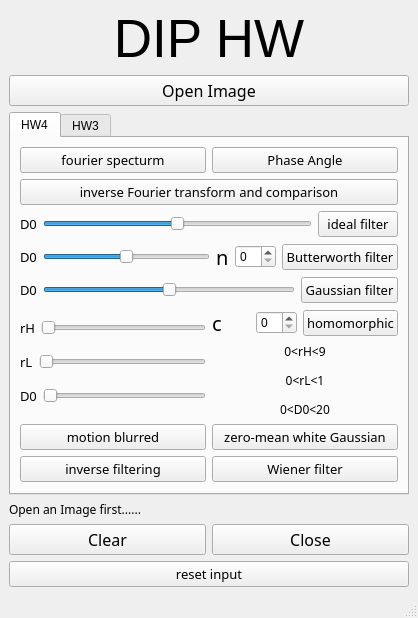
<?xml version="1.0" encoding="UTF-8"?>
<ui version="4.0">
 <class>diphw</class>
 <widget class="QMainWindow" name="diphw">
  <property name="enabled">
   <bool>true</bool>
  </property>
  <property name="geometry">
   <rect>
    <x>0</x>
    <y>0</y>
    <width>377</width>
    <height>610</height>
   </rect>
  </property>
  <property name="sizePolicy">
   <sizepolicy hsizetype="Preferred" vsizetype="Preferred">
    <horstretch>0</horstretch>
    <verstretch>0</verstretch>
   </sizepolicy>
  </property>
  <property name="windowTitle">
   <string>diphw</string>
  </property>
  <property name="animated">
   <bool>true</bool>
  </property>
  <widget class="QWidget" name="centralwidget">
   <property name="enabled">
    <bool>true</bool>
   </property>
   <property name="sizePolicy">
    <sizepolicy hsizetype="Preferred" vsizetype="Preferred">
     <horstretch>0</horstretch>
     <verstretch>0</verstretch>
    </sizepolicy>
   </property>
   <layout class="QVBoxLayout" name="verticalLayout_6">
    <item>
     <widget class="QLabel" name="label_2">
      <property name="font">
       <font>
        <pointsize>40</pointsize>
        <weight>50</weight>
        <bold>false</bold>
       </font>
      </property>
      <property name="text">
       <string>DIP HW</string>
      </property>
      <property name="alignment">
       <set>Qt::AlignCenter</set>
      </property>
     </widget>
    </item>
    <item>
     <widget class="QPushButton" name="openButton">
      <property name="sizePolicy">
       <sizepolicy hsizetype="Minimum" vsizetype="Preferred">
        <horstretch>0</horstretch>
        <verstretch>0</verstretch>
       </sizepolicy>
      </property>
      <property name="minimumSize">
       <size>
        <width>0</width>
        <height>0</height>
       </size>
      </property>
      <property name="maximumSize">
       <size>
        <width>16777215</width>
        <height>60</height>
       </size>
      </property>
      <property name="font">
       <font>
        <family>Fira Code</family>
        <pointsize>12</pointsize>
       </font>
      </property>
      <property name="text">
       <string>Open Image</string>
      </property>
     </widget>
    </item>
    <item>
     <widget class="QTabWidget" name="tabWidget">
      <property name="currentIndex">
       <number>0</number>
      </property>
      <widget class="QWidget" name="tab_2">
       <attribute name="title">
        <string>HW4</string>
       </attribute>
       <layout class="QVBoxLayout" name="verticalLayout_5">
        <item>
         <layout class="QHBoxLayout" name="horizontalLayout_4">
          <item>
           <widget class="QPushButton" name="showFSButton">
            <property name="font">
             <font>
              <family>Fira Code</family>
              <pointsize>10</pointsize>
              <weight>50</weight>
              <bold>false</bold>
             </font>
            </property>
            <property name="text">
             <string>fourier specturm</string>
            </property>
           </widget>
          </item>
          <item>
           <widget class="QPushButton" name="showPASButton">
            <property name="font">
             <font>
              <family>Fira Code</family>
              <pointsize>10</pointsize>
              <weight>50</weight>
              <bold>false</bold>
             </font>
            </property>
            <property name="text">
             <string>Phase Angle</string>
            </property>
           </widget>
          </item>
         </layout>
        </item>
        <item>
         <widget class="QPushButton" name="ifftButton">
          <property name="font">
           <font>
            <family>Fira Code</family>
            <pointsize>10</pointsize>
            <weight>50</weight>
            <bold>false</bold>
           </font>
          </property>
          <property name="text">
           <string>inverse Fourier transform and comparison</string>
          </property>
         </widget>
        </item>
        <item>
         <layout class="QHBoxLayout" name="horizontalLayout_10">
          <item>
           <widget class="QLabel" name="label_7">
            <property name="sizePolicy">
             <sizepolicy hsizetype="Preferred" vsizetype="Fixed">
              <horstretch>0</horstretch>
              <verstretch>0</verstretch>
             </sizepolicy>
            </property>
            <property name="font">
             <font>
              <family>Fira Code</family>
              <pointsize>10</pointsize>
             </font>
            </property>
            <property name="text">
             <string>D0</string>
            </property>
           </widget>
          </item>
          <item>
           <widget class="QSlider" name="idealD0">
            <property name="sizePolicy">
             <sizepolicy hsizetype="Expanding" vsizetype="Fixed">
              <horstretch>0</horstretch>
              <verstretch>0</verstretch>
             </sizepolicy>
            </property>
            <property name="minimum">
             <number>-99</number>
            </property>
            <property name="value">
             <number>0</number>
            </property>
            <property name="sliderPosition">
             <number>0</number>
            </property>
            <property name="tracking">
             <bool>true</bool>
            </property>
            <property name="orientation">
             <enum>Qt::Horizontal</enum>
            </property>
            <property name="tickPosition">
             <enum>QSlider::NoTicks</enum>
            </property>
           </widget>
          </item>
          <item>
           <widget class="QPushButton" name="idealButton">
            <property name="sizePolicy">
             <sizepolicy hsizetype="Minimum" vsizetype="Fixed">
              <horstretch>0</horstretch>
              <verstretch>0</verstretch>
             </sizepolicy>
            </property>
            <property name="font">
             <font>
              <family>Fira Code</family>
              <pointsize>10</pointsize>
              <weight>50</weight>
              <bold>false</bold>
             </font>
            </property>
            <property name="text">
             <string>ideal filter</string>
            </property>
           </widget>
          </item>
         </layout>
        </item>
        <item>
         <layout class="QHBoxLayout" name="horizontalLayout_8">
          <item>
           <widget class="QLabel" name="label_5">
            <property name="font">
             <font>
              <family>Fira Code</family>
              <pointsize>10</pointsize>
             </font>
            </property>
            <property name="text">
             <string>D0</string>
            </property>
           </widget>
          </item>
          <item>
           <widget class="QSlider" name="butterD0">
            <property name="sizePolicy">
             <sizepolicy hsizetype="Expanding" vsizetype="Fixed">
              <horstretch>0</horstretch>
              <verstretch>0</verstretch>
             </sizepolicy>
            </property>
            <property name="minimum">
             <number>-99</number>
            </property>
            <property name="pageStep">
             <number>10</number>
            </property>
            <property name="tracking">
             <bool>true</bool>
            </property>
            <property name="orientation">
             <enum>Qt::Horizontal</enum>
            </property>
           </widget>
          </item>
          <item>
           <widget class="QLabel" name="label_8">
            <property name="font">
             <font>
              <family>Fira Code</family>
              <pointsize>15</pointsize>
             </font>
            </property>
            <property name="text">
             <string>n</string>
            </property>
           </widget>
          </item>
          <item>
           <widget class="QSpinBox" name="butternBox"/>
          </item>
          <item>
           <widget class="QPushButton" name="butterButton">
            <property name="font">
             <font>
              <family>Fira Code</family>
              <pointsize>10</pointsize>
              <weight>50</weight>
              <bold>false</bold>
             </font>
            </property>
            <property name="text">
             <string>Butterworth filter</string>
            </property>
           </widget>
          </item>
         </layout>
        </item>
        <item>
         <layout class="QHBoxLayout" name="horizontalLayout_7">
          <item>
           <widget class="QLabel" name="label_4">
            <property name="font">
             <font>
              <family>Fira Code</family>
              <pointsize>10</pointsize>
             </font>
            </property>
            <property name="text">
             <string>D0</string>
            </property>
           </widget>
          </item>
          <item>
           <widget class="QSlider" name="GaussD0">
            <property name="minimum">
             <number>-99</number>
            </property>
            <property name="maximum">
             <number>99</number>
            </property>
            <property name="tracking">
             <bool>true</bool>
            </property>
            <property name="orientation">
             <enum>Qt::Horizontal</enum>
            </property>
           </widget>
          </item>
          <item>
           <widget class="QPushButton" name="GaussButton">
            <property name="font">
             <font>
              <family>Fira Code</family>
              <pointsize>10</pointsize>
              <weight>50</weight>
              <bold>false</bold>
             </font>
            </property>
            <property name="text">
             <string>Gaussian filter</string>
            </property>
           </widget>
          </item>
         </layout>
        </item>
        <item>
         <layout class="QHBoxLayout" name="horizontalLayout_13">
          <property name="sizeConstraint">
           <enum>QLayout::SetDefaultConstraint</enum>
          </property>
          <item>
           <layout class="QVBoxLayout" name="verticalLayout">
            <item>
             <layout class="QHBoxLayout" name="horizontalLayout_12">
              <item>
               <widget class="QLabel" name="label_13">
                <property name="sizePolicy">
                 <sizepolicy hsizetype="Fixed" vsizetype="Preferred">
                  <horstretch>0</horstretch>
                  <verstretch>0</verstretch>
                 </sizepolicy>
                </property>
                <property name="font">
                 <font>
                  <family>Fira Code</family>
                  <pointsize>10</pointsize>
                 </font>
                </property>
                <property name="text">
                 <string>rH</string>
                </property>
               </widget>
              </item>
              <item>
               <widget class="QSlider" name="homorH">
                <property name="sizePolicy">
                 <sizepolicy hsizetype="Preferred" vsizetype="Fixed">
                  <horstretch>0</horstretch>
                  <verstretch>0</verstretch>
                 </sizepolicy>
                </property>
                <property name="minimum">
                 <number>0</number>
                </property>
                <property name="orientation">
                 <enum>Qt::Horizontal</enum>
                </property>
               </widget>
              </item>
             </layout>
            </item>
            <item>
             <layout class="QHBoxLayout" name="horizontalLayout_11">
              <item>
               <widget class="QLabel" name="label_12">
                <property name="sizePolicy">
                 <sizepolicy hsizetype="Fixed" vsizetype="Preferred">
                  <horstretch>0</horstretch>
                  <verstretch>0</verstretch>
                 </sizepolicy>
                </property>
                <property name="font">
                 <font>
                  <family>Fira Code</family>
                  <pointsize>10</pointsize>
                 </font>
                </property>
                <property name="text">
                 <string>rL</string>
                </property>
               </widget>
              </item>
              <item>
               <widget class="QSlider" name="homorL">
                <property name="sizePolicy">
                 <sizepolicy hsizetype="Preferred" vsizetype="Fixed">
                  <horstretch>0</horstretch>
                  <verstretch>0</verstretch>
                 </sizepolicy>
                </property>
                <property name="orientation">
                 <enum>Qt::Horizontal</enum>
                </property>
               </widget>
              </item>
             </layout>
            </item>
            <item>
             <layout class="QHBoxLayout" name="horizontalLayout_6">
              <item>
               <widget class="QLabel" name="label_11">
                <property name="sizePolicy">
                 <sizepolicy hsizetype="Fixed" vsizetype="Preferred">
                  <horstretch>0</horstretch>
                  <verstretch>0</verstretch>
                 </sizepolicy>
                </property>
                <property name="font">
                 <font>
                  <family>Fira Code</family>
                  <pointsize>10</pointsize>
                 </font>
                </property>
                <property name="text">
                 <string>D0</string>
                </property>
               </widget>
              </item>
              <item>
               <widget class="QSlider" name="homoD0">
                <property name="sizePolicy">
                 <sizepolicy hsizetype="Preferred" vsizetype="Fixed">
                  <horstretch>0</horstretch>
                  <verstretch>0</verstretch>
                 </sizepolicy>
                </property>
                <property name="maximum">
                 <number>20</number>
                </property>
                <property name="orientation">
                 <enum>Qt::Horizontal</enum>
                </property>
               </widget>
              </item>
             </layout>
            </item>
           </layout>
          </item>
          <item>
           <layout class="QVBoxLayout" name="verticalLayout_7">
            <item>
             <layout class="QHBoxLayout" name="horizontalLayout_9">
              <property name="bottomMargin">
               <number>0</number>
              </property>
              <item>
               <widget class="QLabel" name="label_6">
                <property name="sizePolicy">
                 <sizepolicy hsizetype="Preferred" vsizetype="Fixed">
                  <horstretch>0</horstretch>
                  <verstretch>0</verstretch>
                 </sizepolicy>
                </property>
                <property name="font">
                 <font>
                  <family>Fira Code</family>
                  <pointsize>15</pointsize>
                 </font>
                </property>
                <property name="text">
                 <string>c</string>
                </property>
               </widget>
              </item>
              <item>
               <widget class="QSpinBox" name="homoC"/>
              </item>
              <item>
               <widget class="QPushButton" name="homoButton">
                <property name="sizePolicy">
                 <sizepolicy hsizetype="Preferred" vsizetype="Fixed">
                  <horstretch>0</horstretch>
                  <verstretch>0</verstretch>
                 </sizepolicy>
                </property>
                <property name="font">
                 <font>
                  <family>Fira Code</family>
                  <pointsize>10</pointsize>
                  <weight>50</weight>
                  <bold>false</bold>
                 </font>
                </property>
                <property name="text">
                 <string>homomorphic</string>
                </property>
               </widget>
              </item>
             </layout>
            </item>
            <item>
             <widget class="QLabel" name="label_9">
              <property name="sizePolicy">
               <sizepolicy hsizetype="Preferred" vsizetype="Fixed">
                <horstretch>0</horstretch>
                <verstretch>0</verstretch>
               </sizepolicy>
              </property>
              <property name="font">
               <font>
                <family>Fira Code</family>
                <pointsize>9</pointsize>
                <strikeout>false</strikeout>
                <kerning>true</kerning>
               </font>
              </property>
              <property name="text">
               <string>&lt;html&gt;&lt;head/&gt;&lt;body&gt;&lt;p&gt;0&amp;lt;rH&amp;lt;9&lt;/p&gt;&lt;p&gt;0&amp;lt;rL&amp;lt;1&lt;/p&gt;&lt;p&gt;0&amp;lt;D0&amp;lt;20&lt;/p&gt;&lt;/body&gt;&lt;/html&gt;</string>
              </property>
              <property name="textFormat">
               <enum>Qt::RichText</enum>
              </property>
              <property name="alignment">
               <set>Qt::AlignCenter</set>
              </property>
              <property name="wordWrap">
               <bool>false</bool>
              </property>
             </widget>
            </item>
           </layout>
          </item>
         </layout>
        </item>
        <item>
         <layout class="QHBoxLayout" name="horizontalLayout_14">
          <item>
           <widget class="QPushButton" name="motionButton">
            <property name="font">
             <font>
              <family>Fira Code</family>
              <pointsize>10</pointsize>
              <weight>50</weight>
              <bold>false</bold>
             </font>
            </property>
            <property name="text">
             <string>motion blurred</string>
            </property>
           </widget>
          </item>
          <item>
           <widget class="QPushButton" name="gNosieButton">
            <property name="font">
             <font>
              <family>Fira Code</family>
              <pointsize>10</pointsize>
              <weight>50</weight>
              <bold>false</bold>
             </font>
            </property>
            <property name="text">
             <string>zero-mean white Gaussian</string>
            </property>
           </widget>
          </item>
         </layout>
        </item>
        <item>
         <layout class="QHBoxLayout" name="horizontalLayout_15">
          <item>
           <widget class="QPushButton" name="invFilButton">
            <property name="font">
             <font>
              <family>Fira Code</family>
              <pointsize>10</pointsize>
              <weight>50</weight>
              <bold>false</bold>
             </font>
            </property>
            <property name="text">
             <string>inverse filtering</string>
            </property>
           </widget>
          </item>
          <item>
           <widget class="QPushButton" name="wieFilButton">
            <property name="font">
             <font>
              <family>Fira Code</family>
              <pointsize>10</pointsize>
              <weight>50</weight>
              <bold>false</bold>
             </font>
            </property>
            <property name="text">
             <string>Wiener filter</string>
            </property>
           </widget>
          </item>
         </layout>
        </item>
       </layout>
      </widget>
      <widget class="QWidget" name="tab">
       <attribute name="title">
        <string>HW3</string>
       </attribute>
       <layout class="QVBoxLayout" name="verticalLayout_4">
        <item>
         <layout class="QHBoxLayout" name="horizontalLayout">
          <item>
           <layout class="QVBoxLayout" name="verticalLayout_2">
            <item>
             <widget class="QComboBox" name="matrixBox">
              <property name="sizePolicy">
               <sizepolicy hsizetype="Preferred" vsizetype="Fixed">
                <horstretch>0</horstretch>
                <verstretch>0</verstretch>
               </sizepolicy>
              </property>
              <property name="font">
               <font>
                <pointsize>12</pointsize>
               </font>
              </property>
              <item>
               <property name="text">
                <string>choose kernel</string>
               </property>
              </item>
              <item>
               <property name="text">
                <string>box kernel</string>
               </property>
              </item>
              <item>
               <property name="text">
                <string>Gaussian sigma=1</string>
               </property>
              </item>
              <item>
               <property name="text">
                <string>Gaussian sigma=2</string>
               </property>
              </item>
              <item>
               <property name="text">
                <string>Laplacian of Gaussian</string>
               </property>
              </item>
              <item>
               <property name="text">
                <string>Sobel</string>
               </property>
              </item>
              <item>
               <property name="text">
                <string>max</string>
               </property>
              </item>
              <item>
               <property name="text">
                <string>median</string>
               </property>
              </item>
              <item>
               <property name="text">
                <string>min</string>
               </property>
              </item>
             </widget>
            </item>
            <item>
             <widget class="QComboBox" name="sizeBox">
              <property name="sizePolicy">
               <sizepolicy hsizetype="Preferred" vsizetype="Fixed">
                <horstretch>0</horstretch>
                <verstretch>0</verstretch>
               </sizepolicy>
              </property>
              <property name="font">
               <font>
                <pointsize>12</pointsize>
               </font>
              </property>
              <item>
               <property name="text">
                <string>select size</string>
               </property>
              </item>
              <item>
               <property name="text">
                <string>3x3</string>
               </property>
              </item>
              <item>
               <property name="text">
                <string>5x5</string>
               </property>
              </item>
              <item>
               <property name="text">
                <string>7x7</string>
               </property>
              </item>
              <item>
               <property name="text">
                <string>9x9</string>
               </property>
              </item>
              <item>
               <property name="text">
                <string>11x11</string>
               </property>
              </item>
              <item>
               <property name="text">
                <string>21x21</string>
               </property>
              </item>
              <item>
               <property name="text">
                <string>25x25</string>
               </property>
              </item>
              <item>
               <property name="text">
                <string>43x43</string>
               </property>
              </item>
              <item>
               <property name="text">
                <string>85x85</string>
               </property>
              </item>
             </widget>
            </item>
           </layout>
          </item>
          <item>
           <layout class="QVBoxLayout" name="verticalLayout_3">
            <item>
             <widget class="QPushButton" name="convButton">
              <property name="sizePolicy">
               <sizepolicy hsizetype="Minimum" vsizetype="Preferred">
                <horstretch>0</horstretch>
                <verstretch>0</verstretch>
               </sizepolicy>
              </property>
              <property name="maximumSize">
               <size>
                <width>200</width>
                <height>35</height>
               </size>
              </property>
              <property name="font">
               <font>
                <pointsize>12</pointsize>
               </font>
              </property>
              <property name="text">
               <string>Convolution</string>
              </property>
             </widget>
            </item>
            <item>
             <widget class="QPushButton" name="zcButton">
              <property name="sizePolicy">
               <sizepolicy hsizetype="Minimum" vsizetype="Preferred">
                <horstretch>0</horstretch>
                <verstretch>0</verstretch>
               </sizepolicy>
              </property>
              <property name="maximumSize">
               <size>
                <width>200</width>
                <height>35</height>
               </size>
              </property>
              <property name="font">
               <font>
                <pointsize>12</pointsize>
               </font>
              </property>
              <property name="text">
               <string>Zero-Corssing</string>
              </property>
             </widget>
            </item>
            <item>
             <layout class="QHBoxLayout" name="horizontalLayout_3">
              <item>
               <widget class="QLabel" name="label_3">
                <property name="maximumSize">
                 <size>
                  <width>50</width>
                  <height>16777215</height>
                 </size>
                </property>
                <property name="font">
                 <font>
                  <pointsize>10</pointsize>
                 </font>
                </property>
                <property name="text">
                 <string>Threshold</string>
                </property>
               </widget>
              </item>
              <item>
               <widget class="QSlider" name="thresSlider">
                <property name="maximumSize">
                 <size>
                  <width>150</width>
                  <height>16777215</height>
                 </size>
                </property>
                <property name="maximum">
                 <number>99</number>
                </property>
                <property name="singleStep">
                 <number>1</number>
                </property>
                <property name="sliderPosition">
                 <number>0</number>
                </property>
                <property name="orientation">
                 <enum>Qt::Horizontal</enum>
                </property>
               </widget>
              </item>
             </layout>
            </item>
           </layout>
          </item>
         </layout>
        </item>
        <item>
         <widget class="QLabel" name="label">
          <property name="sizePolicy">
           <sizepolicy hsizetype="Preferred" vsizetype="Minimum">
            <horstretch>0</horstretch>
            <verstretch>0</verstretch>
           </sizepolicy>
          </property>
          <property name="minimumSize">
           <size>
            <width>0</width>
            <height>0</height>
           </size>
          </property>
          <property name="maximumSize">
           <size>
            <width>16777215</width>
            <height>20</height>
           </size>
          </property>
          <property name="font">
           <font>
            <pointsize>12</pointsize>
            <weight>50</weight>
            <bold>false</bold>
           </font>
          </property>
          <property name="text">
           <string>Selected kernel (only showing 3x3 around the center)</string>
          </property>
          <property name="alignment">
           <set>Qt::AlignCenter</set>
          </property>
         </widget>
        </item>
        <item>
         <layout class="QHBoxLayout" name="horizontalLayout_5">
          <item>
           <spacer name="horizontalSpacer_2">
            <property name="orientation">
             <enum>Qt::Horizontal</enum>
            </property>
            <property name="sizeType">
             <enum>QSizePolicy::Expanding</enum>
            </property>
            <property name="sizeHint" stdset="0">
             <size>
              <width>40</width>
              <height>20</height>
             </size>
            </property>
           </spacer>
          </item>
          <item>
           <layout class="QGridLayout" name="gridLayout">
            <item row="2" column="0">
             <widget class="QLabel" name="m31">
              <property name="sizePolicy">
               <sizepolicy hsizetype="Preferred" vsizetype="Minimum">
                <horstretch>0</horstretch>
                <verstretch>0</verstretch>
               </sizepolicy>
              </property>
              <property name="minimumSize">
               <size>
                <width>40</width>
                <height>40</height>
               </size>
              </property>
              <property name="maximumSize">
               <size>
                <width>40</width>
                <height>40</height>
               </size>
              </property>
              <property name="frameShape">
               <enum>QFrame::Box</enum>
              </property>
              <property name="text">
               <string>0</string>
              </property>
              <property name="alignment">
               <set>Qt::AlignCenter</set>
              </property>
             </widget>
            </item>
            <item row="2" column="1">
             <widget class="QLabel" name="m32">
              <property name="sizePolicy">
               <sizepolicy hsizetype="Preferred" vsizetype="Minimum">
                <horstretch>0</horstretch>
                <verstretch>0</verstretch>
               </sizepolicy>
              </property>
              <property name="minimumSize">
               <size>
                <width>40</width>
                <height>40</height>
               </size>
              </property>
              <property name="maximumSize">
               <size>
                <width>40</width>
                <height>40</height>
               </size>
              </property>
              <property name="frameShape">
               <enum>QFrame::Box</enum>
              </property>
              <property name="text">
               <string>0</string>
              </property>
              <property name="alignment">
               <set>Qt::AlignCenter</set>
              </property>
              <property name="wordWrap">
               <bool>false</bool>
              </property>
             </widget>
            </item>
            <item row="1" column="0">
             <widget class="QLabel" name="m21">
              <property name="sizePolicy">
               <sizepolicy hsizetype="Preferred" vsizetype="Minimum">
                <horstretch>0</horstretch>
                <verstretch>0</verstretch>
               </sizepolicy>
              </property>
              <property name="minimumSize">
               <size>
                <width>40</width>
                <height>40</height>
               </size>
              </property>
              <property name="maximumSize">
               <size>
                <width>40</width>
                <height>40</height>
               </size>
              </property>
              <property name="frameShape">
               <enum>QFrame::Box</enum>
              </property>
              <property name="text">
               <string>0</string>
              </property>
              <property name="alignment">
               <set>Qt::AlignCenter</set>
              </property>
             </widget>
            </item>
            <item row="1" column="1">
             <widget class="QLabel" name="m22">
              <property name="sizePolicy">
               <sizepolicy hsizetype="Preferred" vsizetype="Minimum">
                <horstretch>0</horstretch>
                <verstretch>0</verstretch>
               </sizepolicy>
              </property>
              <property name="minimumSize">
               <size>
                <width>40</width>
                <height>40</height>
               </size>
              </property>
              <property name="maximumSize">
               <size>
                <width>40</width>
                <height>40</height>
               </size>
              </property>
              <property name="frameShape">
               <enum>QFrame::Box</enum>
              </property>
              <property name="text">
               <string>0</string>
              </property>
              <property name="alignment">
               <set>Qt::AlignCenter</set>
              </property>
             </widget>
            </item>
            <item row="2" column="2">
             <widget class="QLabel" name="m33">
              <property name="sizePolicy">
               <sizepolicy hsizetype="Preferred" vsizetype="Minimum">
                <horstretch>0</horstretch>
                <verstretch>0</verstretch>
               </sizepolicy>
              </property>
              <property name="minimumSize">
               <size>
                <width>40</width>
                <height>40</height>
               </size>
              </property>
              <property name="maximumSize">
               <size>
                <width>40</width>
                <height>40</height>
               </size>
              </property>
              <property name="frameShape">
               <enum>QFrame::Box</enum>
              </property>
              <property name="text">
               <string>0</string>
              </property>
              <property name="alignment">
               <set>Qt::AlignCenter</set>
              </property>
             </widget>
            </item>
            <item row="0" column="0">
             <widget class="QLabel" name="m11">
              <property name="sizePolicy">
               <sizepolicy hsizetype="Preferred" vsizetype="Minimum">
                <horstretch>0</horstretch>
                <verstretch>0</verstretch>
               </sizepolicy>
              </property>
              <property name="minimumSize">
               <size>
                <width>40</width>
                <height>40</height>
               </size>
              </property>
              <property name="maximumSize">
               <size>
                <width>40</width>
                <height>40</height>
               </size>
              </property>
              <property name="frameShape">
               <enum>QFrame::Box</enum>
              </property>
              <property name="text">
               <string>0</string>
              </property>
              <property name="alignment">
               <set>Qt::AlignCenter</set>
              </property>
             </widget>
            </item>
            <item row="0" column="2">
             <widget class="QLabel" name="m13">
              <property name="sizePolicy">
               <sizepolicy hsizetype="Preferred" vsizetype="Minimum">
                <horstretch>0</horstretch>
                <verstretch>0</verstretch>
               </sizepolicy>
              </property>
              <property name="minimumSize">
               <size>
                <width>40</width>
                <height>40</height>
               </size>
              </property>
              <property name="maximumSize">
               <size>
                <width>40</width>
                <height>40</height>
               </size>
              </property>
              <property name="frameShape">
               <enum>QFrame::Box</enum>
              </property>
              <property name="text">
               <string>0</string>
              </property>
              <property name="alignment">
               <set>Qt::AlignCenter</set>
              </property>
             </widget>
            </item>
            <item row="0" column="1">
             <widget class="QLabel" name="m12">
              <property name="sizePolicy">
               <sizepolicy hsizetype="Preferred" vsizetype="Minimum">
                <horstretch>0</horstretch>
                <verstretch>0</verstretch>
               </sizepolicy>
              </property>
              <property name="minimumSize">
               <size>
                <width>40</width>
                <height>40</height>
               </size>
              </property>
              <property name="maximumSize">
               <size>
                <width>40</width>
                <height>40</height>
               </size>
              </property>
              <property name="frameShape">
               <enum>QFrame::Box</enum>
              </property>
              <property name="text">
               <string>0</string>
              </property>
              <property name="alignment">
               <set>Qt::AlignCenter</set>
              </property>
             </widget>
            </item>
            <item row="1" column="2">
             <widget class="QLabel" name="m23">
              <property name="sizePolicy">
               <sizepolicy hsizetype="Preferred" vsizetype="Minimum">
                <horstretch>0</horstretch>
                <verstretch>0</verstretch>
               </sizepolicy>
              </property>
              <property name="minimumSize">
               <size>
                <width>40</width>
                <height>40</height>
               </size>
              </property>
              <property name="maximumSize">
               <size>
                <width>40</width>
                <height>40</height>
               </size>
              </property>
              <property name="frameShape">
               <enum>QFrame::Box</enum>
              </property>
              <property name="text">
               <string>0</string>
              </property>
              <property name="alignment">
               <set>Qt::AlignCenter</set>
              </property>
             </widget>
            </item>
           </layout>
          </item>
          <item>
           <spacer name="horizontalSpacer">
            <property name="orientation">
             <enum>Qt::Horizontal</enum>
            </property>
            <property name="sizeType">
             <enum>QSizePolicy::Expanding</enum>
            </property>
            <property name="sizeHint" stdset="0">
             <size>
              <width>40</width>
              <height>20</height>
             </size>
            </property>
           </spacer>
          </item>
         </layout>
        </item>
        <item>
         <widget class="QLabel" name="timelabel">
          <property name="maximumSize">
           <size>
            <width>16777215</width>
            <height>20</height>
           </size>
          </property>
          <property name="font">
           <font>
            <pointsize>12</pointsize>
           </font>
          </property>
          <property name="text">
           <string>Choose a kernel and size then press convolution</string>
          </property>
          <property name="alignment">
           <set>Qt::AlignCenter</set>
          </property>
         </widget>
        </item>
       </layout>
      </widget>
     </widget>
    </item>
    <item>
     <widget class="QLabel" name="infolabel">
      <property name="font">
       <font>
        <family>Fira Code</family>
        <pointsize>9</pointsize>
       </font>
      </property>
      <property name="text">
       <string>Open an Image first......</string>
      </property>
     </widget>
    </item>
    <item>
     <layout class="QHBoxLayout" name="horizontalLayout_2">
      <item>
       <widget class="QPushButton" name="closeImgButton">
        <property name="sizePolicy">
         <sizepolicy hsizetype="Minimum" vsizetype="Preferred">
          <horstretch>0</horstretch>
          <verstretch>0</verstretch>
         </sizepolicy>
        </property>
        <property name="maximumSize">
         <size>
          <width>16777215</width>
          <height>45</height>
         </size>
        </property>
        <property name="font">
         <font>
          <family>Fira Code</family>
          <pointsize>12</pointsize>
         </font>
        </property>
        <property name="text">
         <string>Clear</string>
        </property>
       </widget>
      </item>
      <item>
       <widget class="QPushButton" name="exitButton">
        <property name="sizePolicy">
         <sizepolicy hsizetype="Minimum" vsizetype="Preferred">
          <horstretch>0</horstretch>
          <verstretch>0</verstretch>
         </sizepolicy>
        </property>
        <property name="maximumSize">
         <size>
          <width>16777215</width>
          <height>45</height>
         </size>
        </property>
        <property name="font">
         <font>
          <family>Fira Code</family>
          <pointsize>12</pointsize>
         </font>
        </property>
        <property name="text">
         <string>Close</string>
        </property>
       </widget>
      </item>
     </layout>
    </item>
    <item>
     <widget class="QPushButton" name="resetButton">
      <property name="font">
       <font>
        <family>Fira Code</family>
        <pointsize>10</pointsize>
        <weight>50</weight>
        <bold>false</bold>
       </font>
      </property>
      <property name="text">
       <string>reset input</string>
      </property>
     </widget>
    </item>
   </layout>
  </widget>
  <widget class="QMenuBar" name="menubar">
   <property name="geometry">
    <rect>
     <x>0</x>
     <y>0</y>
     <width>377</width>
     <height>21</height>
    </rect>
   </property>
  </widget>
  <widget class="QStatusBar" name="statusbar"/>
 </widget>
 <resources/>
 <connections/>
</ui>
